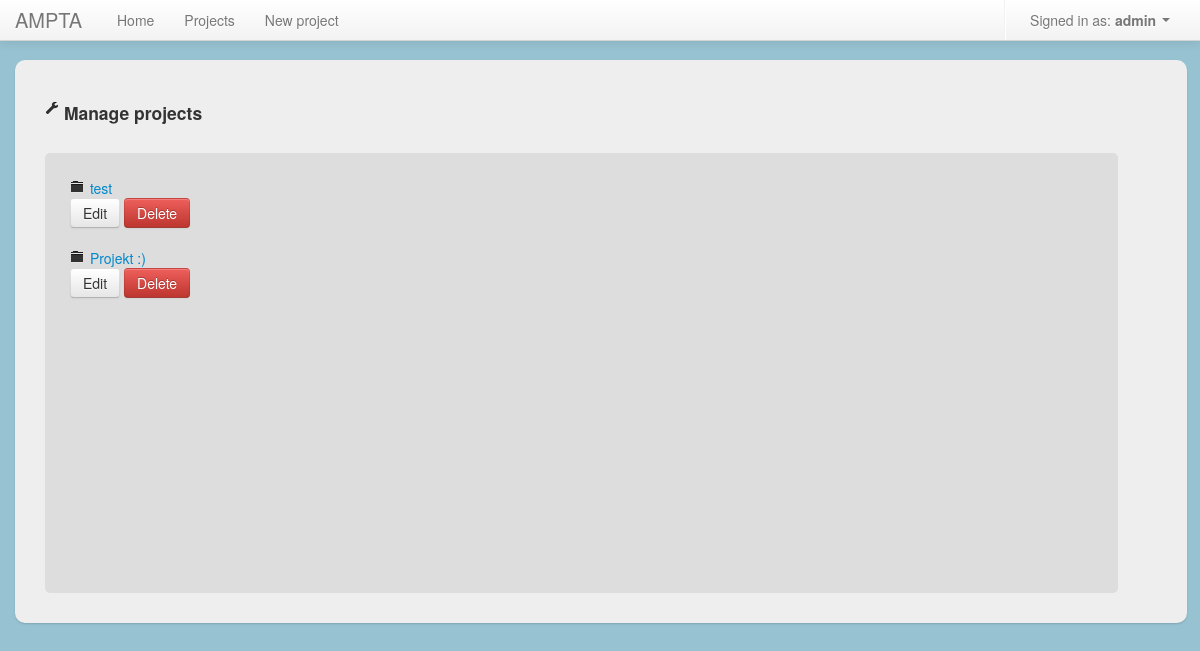
Before: /projects/manage (signed in) with the older database file.
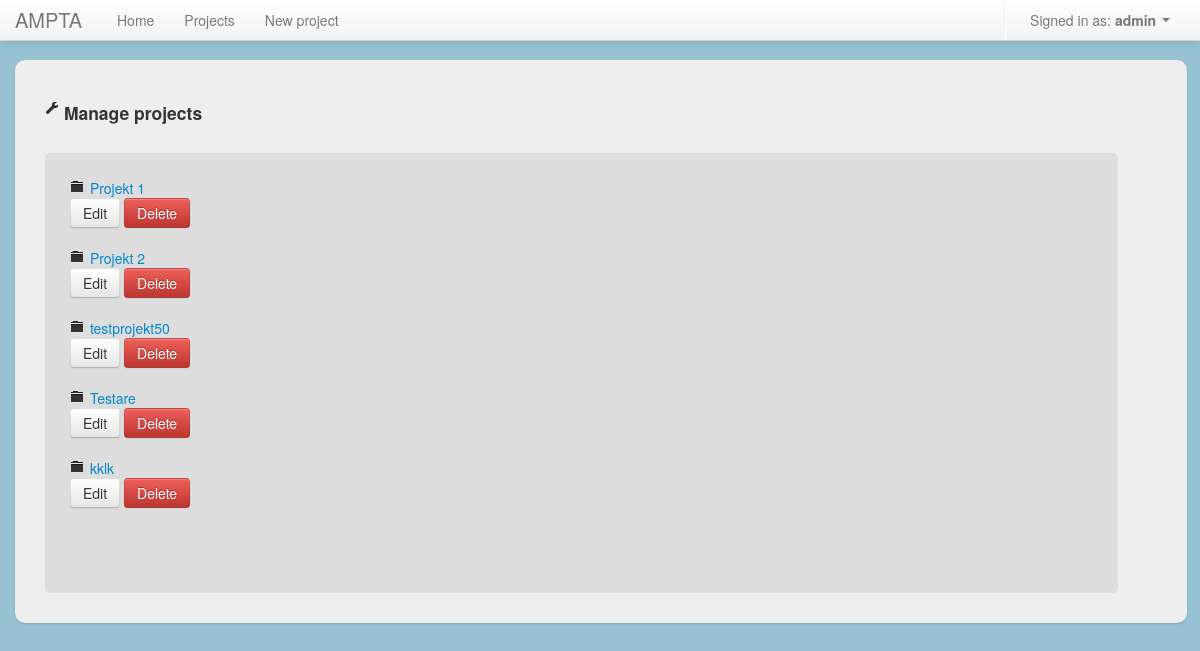
After: the same page with the newer database file.
### project_app/models.py (models this page shows, shortened)
class Project(models.Model):
	name = models.CharField(max_length = 50)
	description = models.TextField()
	start_date = models.DateField('Start date')
	end_date = models.DateField('End date')
	date_added = models.DateField()
	date_updated = models.DateField()
	added_by_user = models.ForeignKey(User)
	users = models.ManyToManyField(User, related_name='projects')
	def __unicode__(self):
		return self.name

### project_app/views.py (the view)
# urls.py: url(r'^projects/manage$', 'project_app.views.project_manage', name="project_manage"),
@login_required
def project_manage(request):
	projects = get_list_or_404(Project.objects.filter(added_by_user = request.user))
	return render(request, 'projects/manage.html', {"projects" : projects, "headline" : "Manage projects"})

### templates/projects/manage.html (shortened to what this page needs)
{% extends 'shared/base.html' %}
{% load custom_filters %}
{% block content %}
	<h4><li class="header-pos"><i class="icon-wrench"></i> {{ headline }}</h4>
	<div id="project_area">
		{% for project in projects %}
		<li>
			<i class="icon-folder-close"></i> <a href="{% url show_project project.id %}">{{ project }}</a><br/>
			<a class="btn" href="{% url project_edit project.id %}">Edit</a>
			<a class="btn btn-danger" id="delete_link" href="{% url project_delete project.id %}">Delete</a>
		</li><br/>
		{% endfor %}
	</div>
{% endblock %}

Changed rows visible on the page:
changed Project: name "test" → "Projekt 1"
changed Project: name "Projekt :)" → "Projekt 2"
added Project: name "testprojekt50"
added Project: name "Testare"
added Project: name "kklk"
